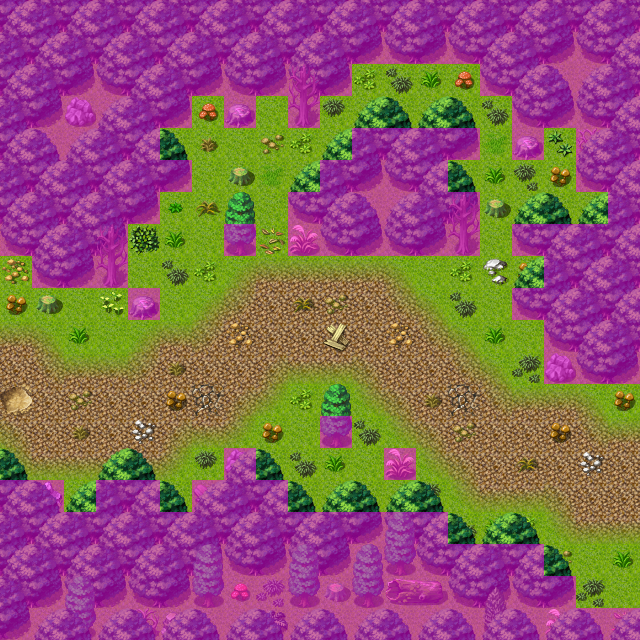

Rendered tile map (Tiled .tmx) drawn with the repository's tilesets; below, a short description and the map source with its tile grids summarised:
An orthogonal 20x20 tile map with 32x32 px tiles, 4 tile layers (Ground, Objects, Above, Walkable), 40 tilesets and 6 objects (4x spawn, 2x mapchange).

<map version="1.0" orientation="orthogonal" width="20" height="20" tilewidth="32" tileheight="32">
 <properties>
  <property name="outdoors" value="1" />
 </properties>
 <tileset firstgid="1" name="map_bed_1" tilewidth="32" tileheight="32">
  <image source="../drawable/map_bed_1.png" width="512" height="256" />
 </tileset>
 <tileset firstgid="129" name="map_border_1" tilewidth="32" tileheight="32">
  <image source="../drawable/map_border_1.png" width="512" height="256" />
 </tileset>
 <tileset firstgid="257" name="map_bridge_1" tilewidth="32" tileheight="32">
  <image source="../drawable/map_bridge_1.png" width="512" height="256" />
 </tileset>
 <tileset firstgid="385" name="map_broken_1" tilewidth="32" tileheight="32">
  <image source="../drawable/map_broken_1.png" width="512" height="256" />
 </tileset>
 <tileset firstgid="513" name="map_cavewall_1" tilewidth="32" tileheight="32">
  <image source="../drawable/map_cavewall_1.png" width="576" height="192" />
 </tileset>
 <tileset firstgid="621" name="map_cavewall_2" tilewidth="32" tileheight="32">
  <image source="../drawable/map_cavewall_2.png" width="576" height="192" />
 </tileset>
 <tileset firstgid="729" name="map_cavewall_3" tilewidth="32" tileheight="32">
  <image source="../drawable/map_cavewall_3.png" width="576" height="192" />
 </tileset>
 <tileset firstgid="837" name="map_chair_table_1" tilewidth="32" tileheight="32">
  <image source="../drawable/map_chair_table_1.png" width="512" height="256" />
 </tileset>
 <tileset firstgid="965" name="map_crate_1" tilewidth="32" tileheight="32">
  <image source="../drawable/map_crate_1.png" width="512" height="256" />
 </tileset>
 <tileset firstgid="1093" name="map_cupboard_1" tilewidth="32" tileheight="32">
  <image source="../drawable/map_cupboard_1.png" width="512" height="256" />
 </tileset>
 <tileset firstgid="1221" name="map_curtain_1" tilewidth="32" tileheight="32">
  <image source="../drawable/map_curtain_1.png" width="512" height="256" />
 </tileset>
 <tileset firstgid="1349" name="map_entrance_1" tilewidth="32" tileheight="32">
  <image source="../drawable/map_entrance_1.png" width="512" height="256" />
 </tileset>
 <tileset firstgid="1477" name="map_fence_1" tilewidth="32" tileheight="32">
  <image source="../drawable/map_fence_1.png" width="512" height="256" />
 </tileset>
 <tileset firstgid="1605" name="map_fence_2" tilewidth="32" tileheight="32">
  <image source="../drawable/map_fence_2.png" width="512" height="256" />
 </tileset>
 <tileset firstgid="1733" name="map_ground_1" tilewidth="32" tileheight="32">
  <image source="../drawable/map_ground_1.png" width="512" height="256" />
 </tileset>
 <tileset firstgid="1861" name="map_ground_2" tilewidth="32" tileheight="32">
  <image source="../drawable/map_ground_2.png" width="512" height="256" />
 </tileset>
 <tileset firstgid="1989" name="map_ground_3" tilewidth="32" tileheight="32">
  <image source="../drawable/map_ground_3.png" width="512" height="256" />
 </tileset>
 <tileset firstgid="2117" name="map_ground_4" tilewidth="32" tileheight="32">
  <image source="../drawable/map_ground_4.png" width="512" height="256" />
 </tileset>
 <tileset firstgid="2245" name="map_ground_5" tilewidth="32" tileheight="32">
  <image source="../drawable/map_ground_5.png" width="512" height="256" />
 </tileset>
 <tileset firstgid="2373" name="map_ground_6" tilewidth="32" tileheight="32">
  <image source="../drawable/map_ground_6.png" width="512" height="256" />
 </tileset>
 <tileset firstgid="2501" name="map_ground_7" tilewidth="32" tileheight="32">
  <image source="../drawable/map_ground_7.png" width="512" height="256" />
 </tileset>
 <tileset firstgid="2629" name="map_ground_8" tilewidth="32" tileheight="32">
  <image source="../drawable/map_ground_8.png" width="512" height="256" />
 </tileset>
 <tileset firstgid="2757" name="map_indoor_1" tilewidth="32" tileheight="32">
  <image source="../drawable/map_indoor_1.png" width="512" height="256" />
 </tileset>
 <tileset firstgid="2885" name="map_kitchen_1" tilewidth="32" tileheight="32">
  <image source="../drawable/map_kitchen_1.png" width="512" height="256" />
 </tileset>
 <tileset firstgid="3013" name="map_outdoor_1" tilewidth="32" tileheight="32">
  <image source="../drawable/map_outdoor_1.png" width="512" height="256" />
 </tileset>
 <tileset firstgid="3141" name="map_pillar_1" tilewidth="32" tileheight="32">
  <image source="../drawable/map_pillar_1.png" width="512" height="256" />
 </tileset>
 <tileset firstgid="3269" name="map_plant_1" tilewidth="32" tileheight="32">
  <image source="../drawable/map_plant_1.png" width="512" height="256" />
 </tileset>
 <tileset firstgid="3397" name="map_rock_1" tilewidth="32" tileheight="32">
  <image source="../drawable/map_rock_1.png" width="512" height="256" />
 </tileset>
 <tileset firstgid="3525" name="map_roof_1" tilewidth="32" tileheight="32">
  <image source="../drawable/map_roof_1.png" width="512" height="256" />
 </tileset>
 <tileset firstgid="3653" name="map_roof_2" tilewidth="32" tileheight="32">
  <image source="../drawable/map_roof_2.png" width="512" height="256" />
 </tileset>
 <tileset firstgid="3781" name="map_shop_1" tilewidth="32" tileheight="32">
  <image source="../drawable/map_shop_1.png" width="512" height="256" />
 </tileset>
 <tileset firstgid="3909" name="map_sign_ladder_1" tilewidth="32" tileheight="32">
  <image source="../drawable/map_sign_ladder_1.png" width="512" height="256" />
 </tileset>
 <tileset firstgid="4037" name="map_table_1" tilewidth="32" tileheight="32">
  <image source="../drawable/map_table_1.png" width="512" height="256" />
 </tileset>
 <tileset firstgid="4165" name="map_trail_1" tilewidth="32" tileheight="32">
  <image source="../drawable/map_trail_1.png" width="512" height="256" />
 </tileset>
 <tileset firstgid="4293" name="map_tree_1" tilewidth="32" tileheight="32">
  <image source="../drawable/map_tree_1.png" width="512" height="256" />
 </tileset>
 <tileset firstgid="4421" name="map_wall_1" tilewidth="32" tileheight="32">
  <image source="../drawable/map_wall_1.png" width="512" height="256" />
 </tileset>
 <tileset firstgid="4549" name="map_wall_2" tilewidth="32" tileheight="32">
  <image source="../drawable/map_wall_2.png" width="480" height="256" />
 </tileset>
 <tileset firstgid="4669" name="map_wall_3" tilewidth="32" tileheight="32">
  <image source="../drawable/map_wall_3.png" width="480" height="256" />
 </tileset>
 <tileset firstgid="4789" name="map_window_1" tilewidth="32" tileheight="32">
  <image source="../drawable/map_window_1.png" width="512" height="256" />
 </tileset>
 <tileset firstgid="4917" name="map_window_2" tilewidth="32" tileheight="32">
  <image source="../drawable/map_window_2.png" width="512" height="256" />
 </tileset>
 <layer name="Ground" width="20" height="20">
  <data>[400 cells, 400 non-empty, 2 distinct tile ids]</data>
 </layer>
 <layer name="Objects" width="20" height="20">
  <data>[400 cells, 341 non-empty, 54 distinct tile ids]</data>
 </layer>
 <layer name="Above" width="20" height="20">
  <data>[400 cells, 48 non-empty, 5 distinct tile ids]</data>
 </layer>
 <layer name="Walkable" width="20" height="20">
  <data>[400 cells, 215 non-empty, 1 distinct tile ids]</data>
 </layer>
 <objectgroup name="Mapevents">
  <object name="west" type="mapchange" x="0" y="256" width="32" height="224">
   <properties>
    <property name="map" value="roadbeforecrossroads6" />
    <property name="place" value="east1" />
   </properties>
  </object>
  <object name="east" type="mapchange" x="608" y="384" width="32" height="224">
   <properties>
    <property name="map" value="roadbeforecrossroads8" />
    <property name="place" value="west" />
   </properties>
  </object>
 </objectgroup>
 <objectgroup name="Spawn">
  <!-- 4 objects omitted --></objectgroup>
 <objectgroup name="Keys" visible="0" />
</map>
<!-- 4 of 6 objects omitted -->
